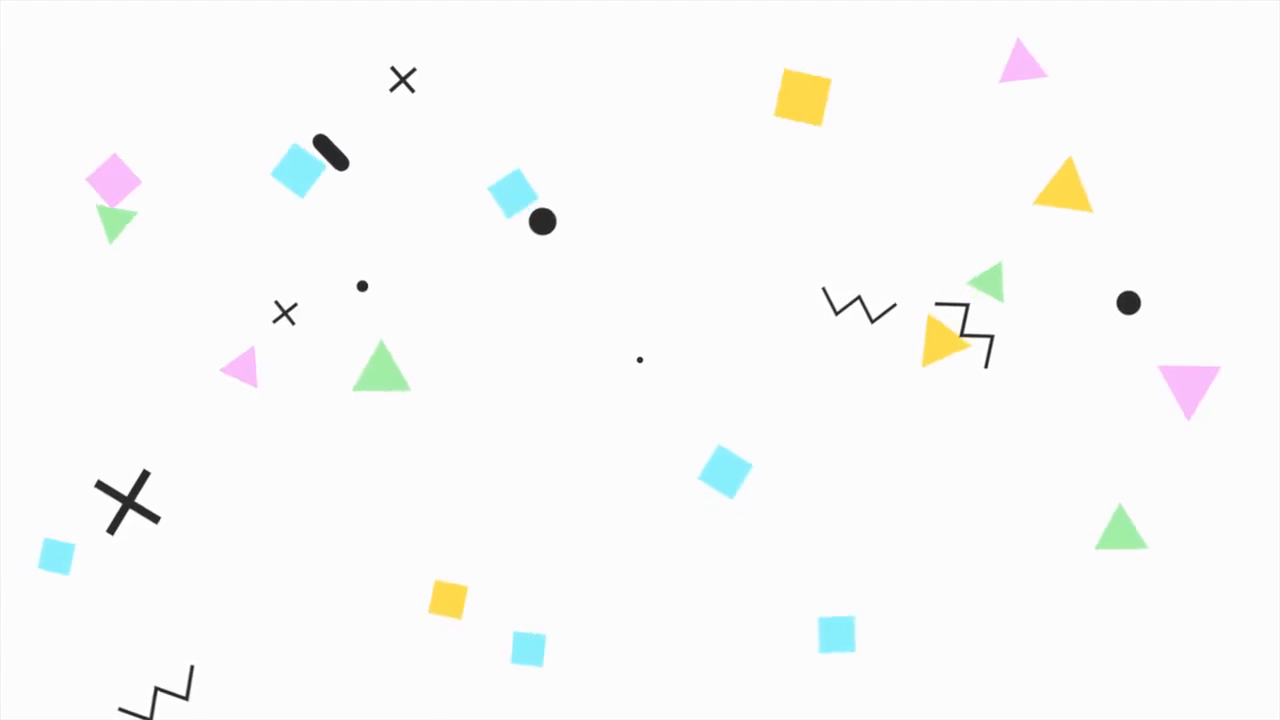
//> input picture frame 21 of 11.03.25/2/video.mp4, 1280 x 720 px
$ ./Videotracking2   (built with g++ and OpenCV 4)
//> lines starting //> are read from the running program, lines starting //| are printed output that depends on the picture; after the words box and inside, x2 and y2 are one past the last pixel; in counts of white or black regions, pixels touching at a corner belong together
#include <opencv2/opencv.hpp>
#include <iostream>

using namespace cv;
using namespace std;

#define COLOR_TRIANGLE Scalar(128, 0, 128)
#define COLOR_RECTANGLE Scalar(255, 69, 0)
#define COLOR_SQUARE Scalar(0, 128, 128)
#define COLOR_CIRCLE Scalar(255, 215, 0)
#define COLOR_UNKNOWN Scalar(169, 169, 169)

string detectShape(const vector<Point>& contour) {
    double peri = arcLength(contour, true);
    vector<Point> approx;
    approxPolyDP(contour, approx, 0.027 * peri, true);

    int vertices = approx.size();

    if (vertices == 3) return "Triangle";
    if (vertices == 4) {
        Rect rect = boundingRect(approx);
        double aspectRatio = (double)rect.width / rect.height;
        if (aspectRatio > 0.9 && aspectRatio < 1.1) {
            return "Square";
        }
        else {
            return "Rectangle";
        }
    }

    double area = contourArea(contour);
    double circularity = (4 * CV_PI * area) / (peri * peri);

    Rect boundingBox = boundingRect(contour);
    double aspectRatio = (double)boundingBox.width / boundingBox.height;

    if (vertices > 6 && circularity > 0.8 && aspectRatio > 0.9 && aspectRatio < 1.1)
        return "Circle";

    return "Unknown";
}

int main() {
    VideoCapture cap("video.mp4");
    if (!cap.isOpened()) {
        cerr << "Error!" << endl;
        return -1;
    }

    int frame_width = static_cast<int>(cap.get(CAP_PROP_FRAME_WIDTH));
    int frame_height = static_cast<int>(cap.get(CAP_PROP_FRAME_HEIGHT));
    double fps = cap.get(CAP_PROP_FPS);

    VideoWriter videoWriter("output.mp4", VideoWriter::fourcc('m', 'p', '4', 'v'), fps, Size(frame_width, frame_height));
    if (!videoWriter.isOpened()) {
        cerr << "Error" << endl;
        return -1;
    }

    while (true) {
        Mat frame, gray, blurred, thresh;
        cap >> frame;
//> frame is the input picture: 720 rows x 1280 cols, CV_8UC3; mean B, G, R 249.3, 250.1, 249.5
        if (frame.empty()) break;

        cvtColor(frame, gray, COLOR_BGR2GRAY);
        GaussianBlur(gray, blurred, Size(5, 5), 0);
        threshold(blurred, thresh, 225, 255, THRESH_BINARY_INV);
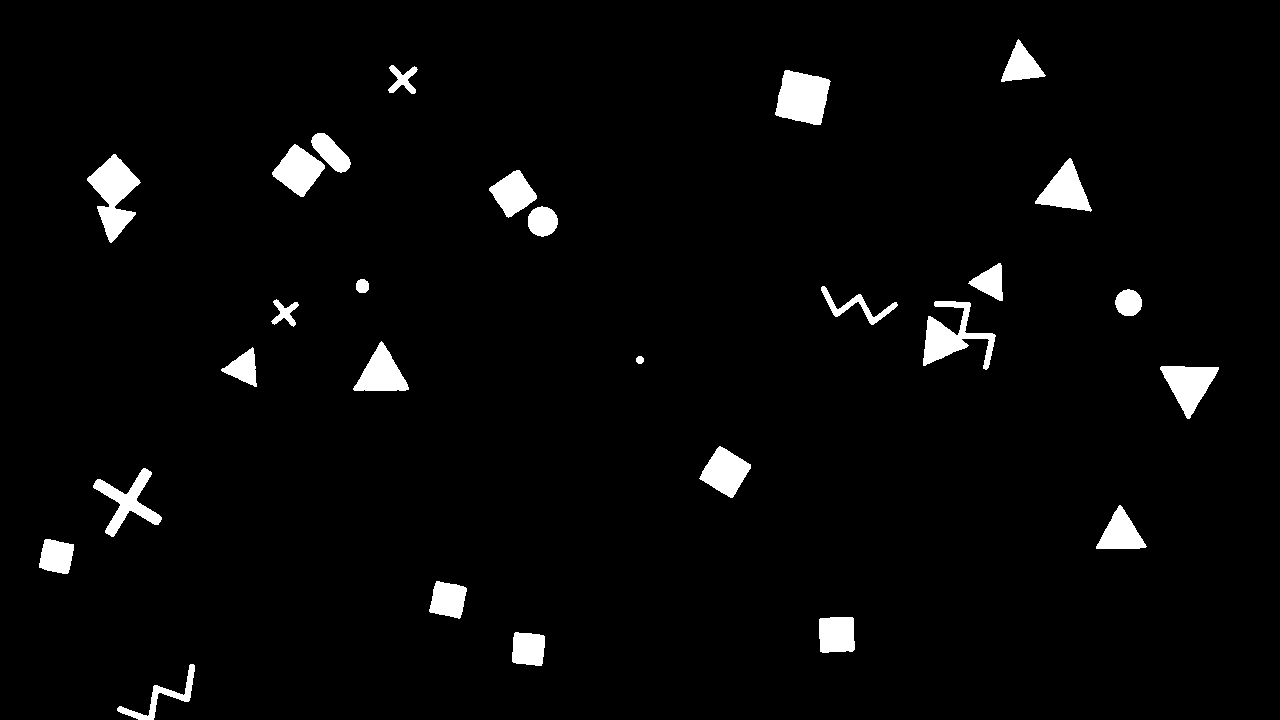
//> thresh: 720 rows x 1280 cols, CV_8UC1; 3.2% white; 27 white regions

        vector<vector<Point>> contours;
        vector<Vec4i> hierarchy;
        findContours(thresh, contours, hierarchy, RETR_EXTERNAL, CHAIN_APPROX_SIMPLE);
//> contours = 27 contours; largest, box (x1, y1, x2, y2) and area: (87, 154, 141, 243) 2186, (775, 70, 831, 125) 2150, (923, 301, 996, 370) 1790, (1160, 366, 1219, 419) 1594, (272, 144, 325, 197) 1498

        for (const auto& contour : contours) {
            double area = contourArea(contour);
            if (area < 5 || area > 0.5 * frame.rows * frame.cols) continue;

            string shape = detectShape(contour);
            Scalar color;
            if (shape == "Triangle") color = COLOR_TRIANGLE;
            else if (shape == "Rectangle") color = COLOR_RECTANGLE;
            else if (shape == "Square") color = COLOR_SQUARE;
            else if (shape == "Circle") color = COLOR_CIRCLE;
            else color = COLOR_UNKNOWN;

            drawContours(frame, vector<vector<Point>>{contour}, -1, color, 2);
            Moments m = moments(contour);
            if (m.m00 != 0) {
                int cx = (int)(m.m10 / m.m00);
                int cy = (int)(m.m01 / m.m00);
                putText(frame, shape, Point(cx, cy), FONT_HERSHEY_SIMPLEX, 0.5, color, 2);
            }
        }
//> this loop made 27 passes
//> (area, peri in detectShape, vertices in detectShape, area in detectShape, circularity in detectShape, boundingBox in detectShape, shape) on passes 1, 7, 10, 13, 14, 15: (683.5, 282.8, 8, 683.5, 0.107, Rect(117, 664, 78, 56), "Unknown"), (1435.5, 307.4, 8, 1435.5, 0.191, Rect(93, 468, 69, 69), "Unknown"), (41, 23.31, 8, 41, 0.948, Rect(636, 356, 8, 8), "Circle"), (1790, 416.1, 10, 1790, 0.13, Rect(923, 301, 73, 69), "Unknown"), (295, 122.5, 8, 295, 0.247, Rect(271, 299, 28, 28), "Unknown"), (531, 86.43, 8, 531, 0.893, Rect(1115, 289, 27, 27), "Circle")
//> pass 1, `putText(frame, shape, Point(cx, cy), FONT_HERSHEY_SIMPLEX, 0.5, color,..`:
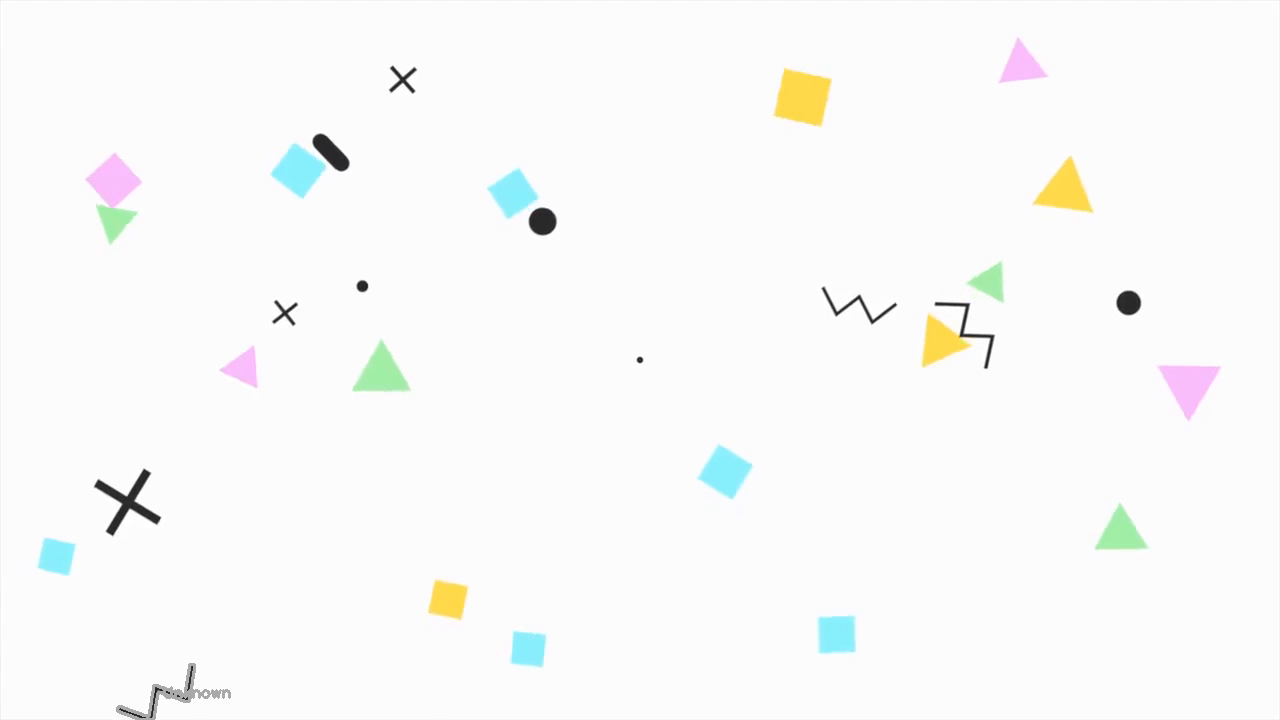
//> frame: 720 rows x 1280 cols, CV_8UC3; 0.13% of pixels changed, all inside (x1, y1, x2, y2) = (116, 663, 231, 720)
//> pass 3, `putText(frame, shape, Point(cx, cy), FONT_HERSHEY_SIMPLEX, 0.5, color,..`:
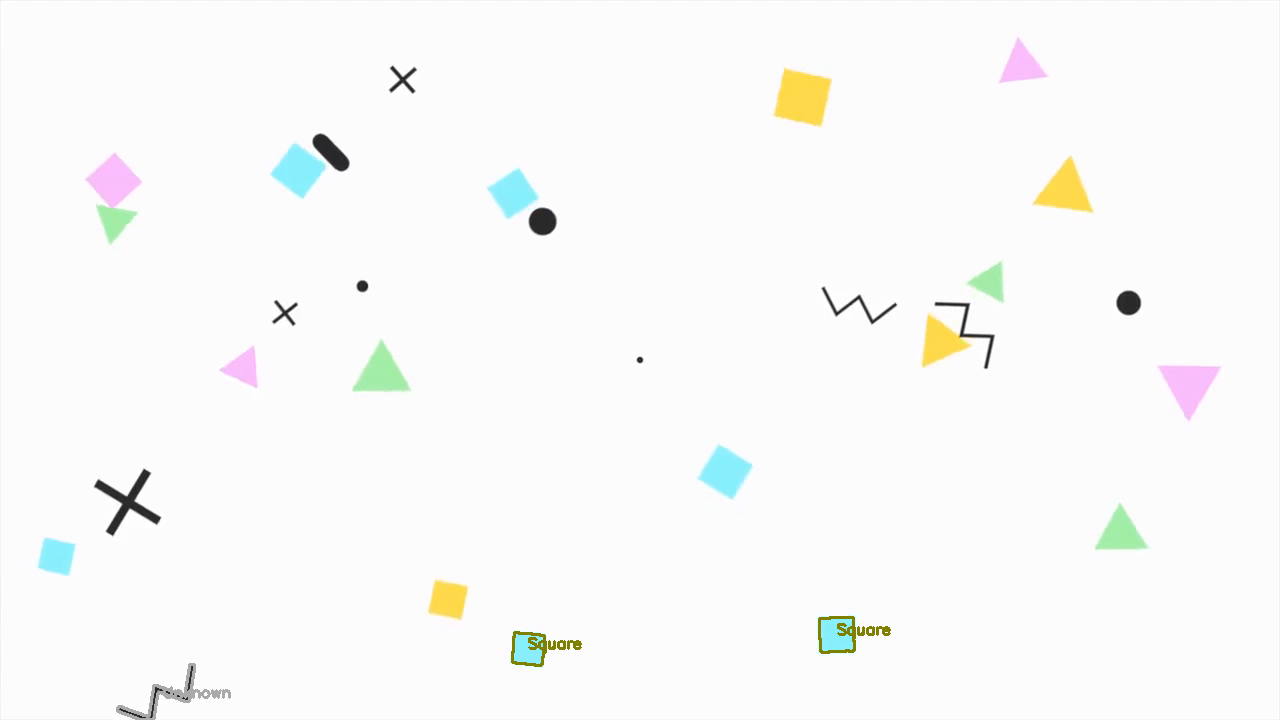
//> frame: 720 rows x 1280 cols, CV_8UC3; mean B, G, R 248.8, 249.8, 249.3
//> after the loop:
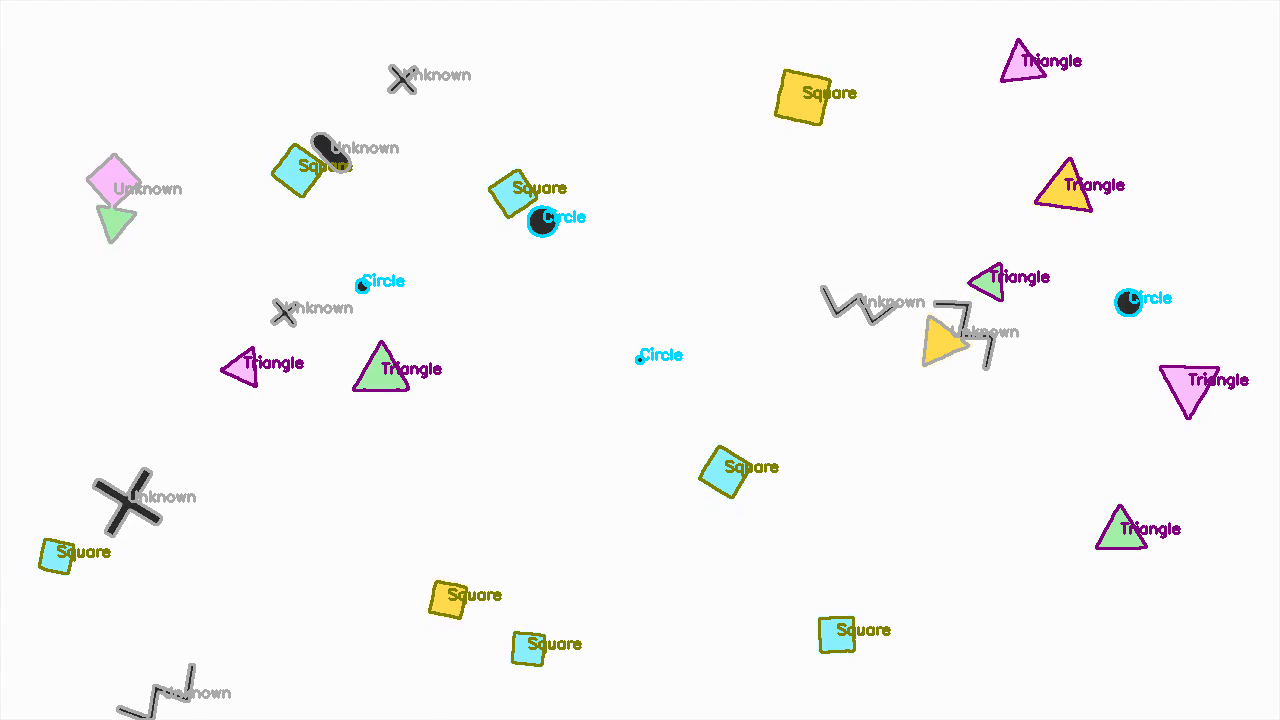
//> frame: 720 rows x 1280 cols, CV_8UC3; 2.35% of pixels changed, all inside (x1, y1, x2, y2) = (38, 38, 1249, 620)

        videoWriter.write(frame);
        imshow("Shapes", frame);
        if (waitKey(30) == 27) break;
//> the Esc key is pressed
    }

    cap.release();
    videoWriter.release();
    destroyAllWindows();
    return 0;
}

$ run again, starting later in the video
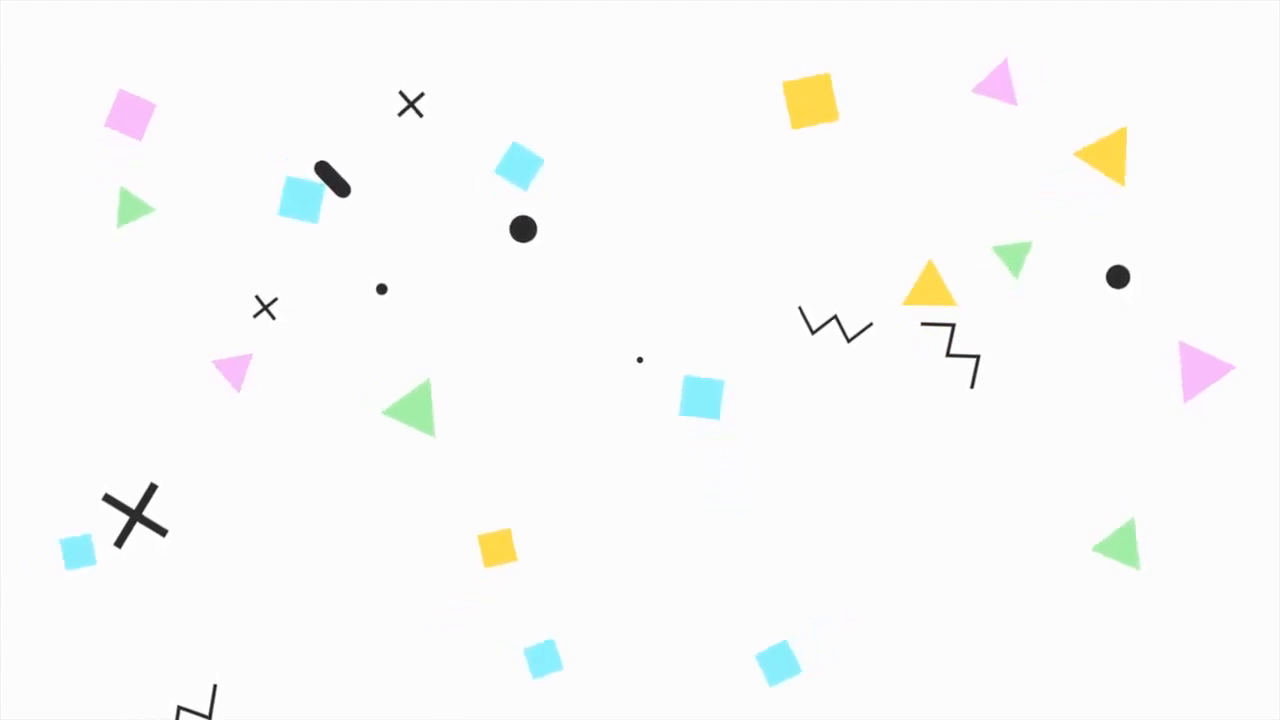
//> input picture frame 94 of 11.03.25/2/video.mp4, 1280 x 720 px
//> frame is the input picture: 720 rows x 1280 cols, CV_8UC3; mean B, G, R 249.3, 250.1, 249.5
//> `threshold(blurred, thresh, 225, 255, THRESH_BINARY_INV);`:
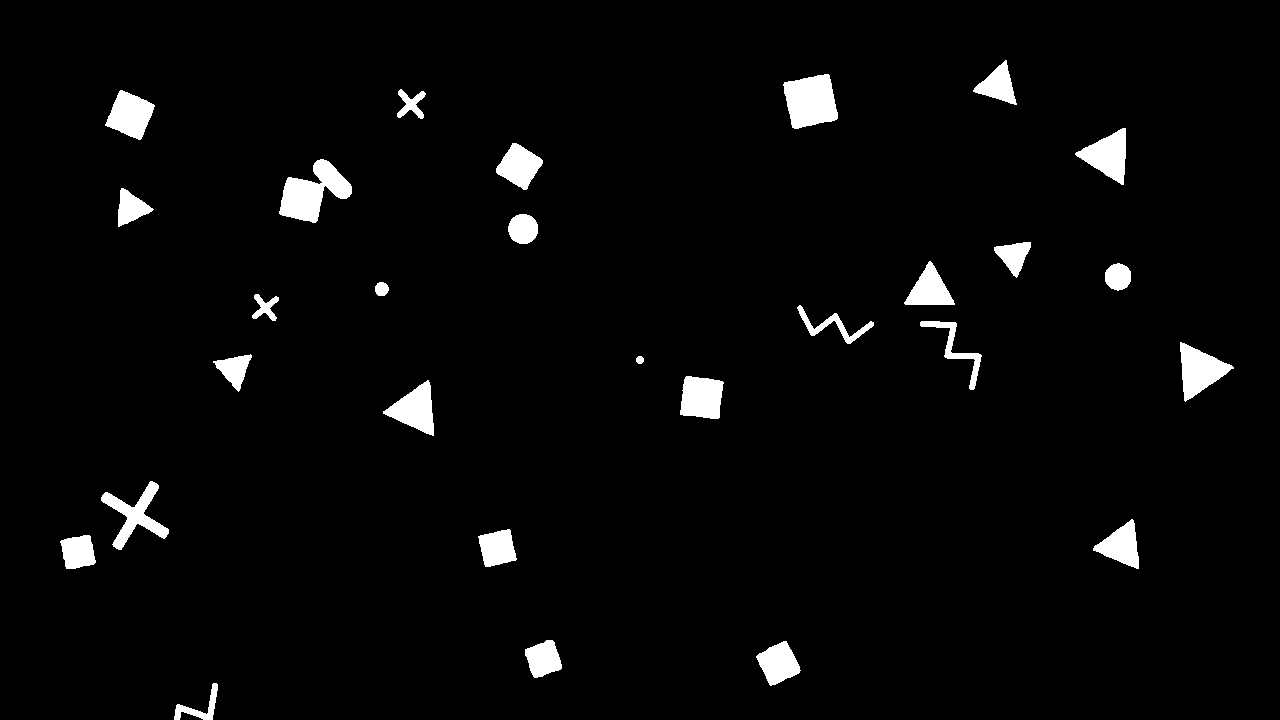
//> thresh: 720 rows x 1280 cols, CV_8UC1; 3.2% white; 28 white regions
//> contours = 28 contours; largest, box (x1, y1, x2, y2) and area: (279, 159, 352, 223) 2282, (783, 74, 838, 129) 2162, (1180, 342, 1234, 402) 1578, (1075, 128, 1126, 185) 1478, (680, 376, 724, 419) 1470
//> the loop `for (const auto& contour : contours)` made 28 passes
//> (area, peri in detectShape, vertices in detectShape, area in detectShape, circularity in detectShape, boundingBox in detectShape, shape) on passes 1, 7, 10, 13, 14, 15: (416, 172.9, 7, 416, 0.175, Rect(174, 683, 44, 37), "Unknown"), (1435.5, 307.4, 8, 1435.5, 0.191, Rect(101, 481, 68, 69), "Unknown"), (41, 23.31, 8, 41, 0.948, Rect(636, 356, 8, 8), "Circle"), (655.5, 270, 8, 655.5, 0.113, Rect(920, 321, 62, 69), "Unknown"), (566, 250.5, 8, 566, 0.113, Rect(797, 305, 77, 39), "Unknown"), (296.5, 122.3, 8, 296.5, 0.249, Rect(252, 294, 27, 27), "Unknown")
//> after the loop `for (const auto& contour : contours)`:
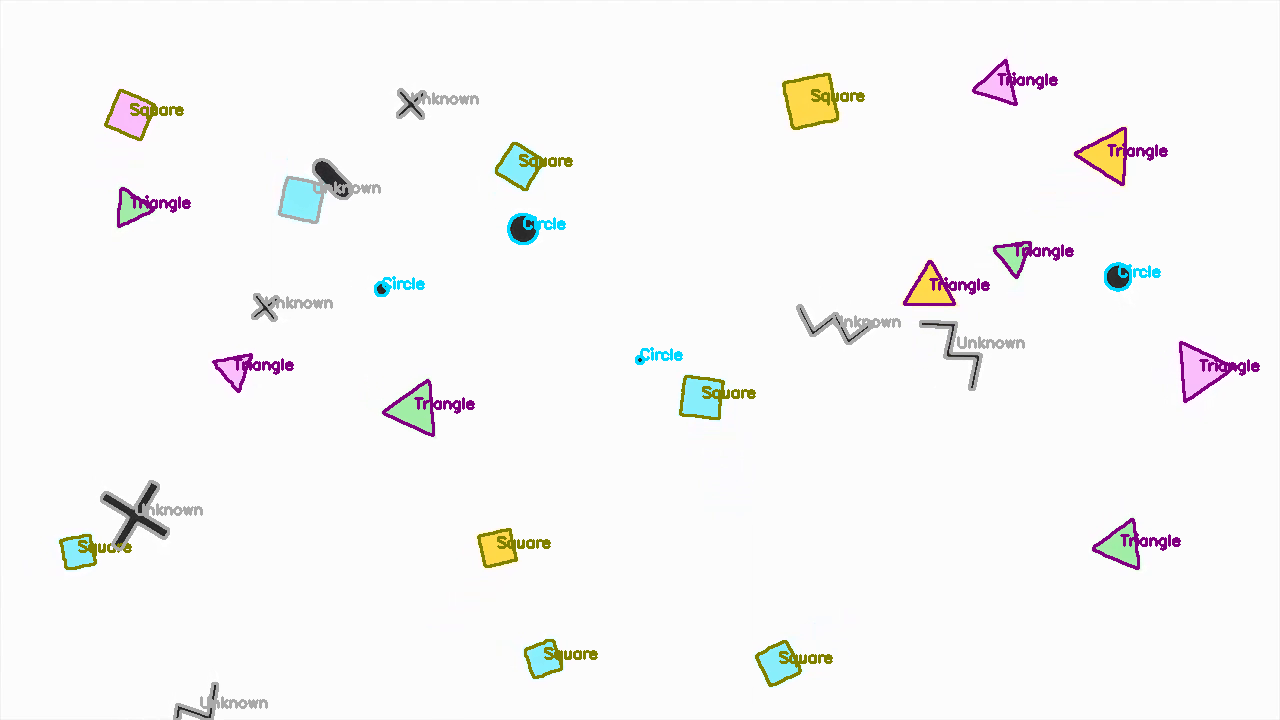
//> frame: 720 rows x 1280 cols, CV_8UC3; mean B, G, R 246.6, 246.9, 247.2
